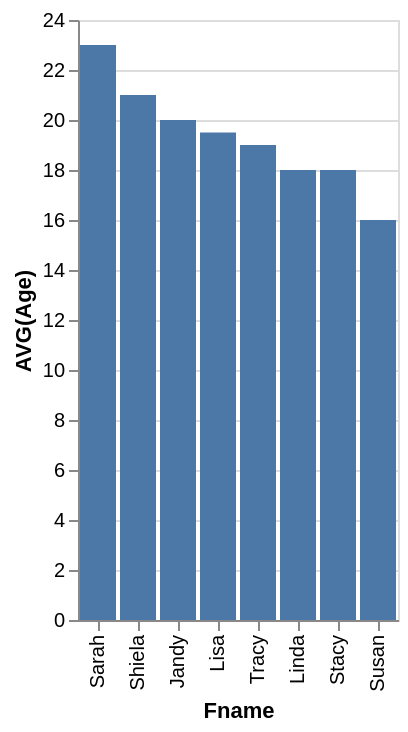

This figure's Vega-Lite source:
### Vega-Lite specification from a JSON file in a GitHub repository (floating-point values rounded to 4 significant figures)
{"data": {"values": [{"x_data": "Jandy", "y_data": 20}, {"x_data": "Linda", "y_data": 18}, {"x_data": "Lisa", "y_data": 19.5}, {"x_data": "Sarah", "y_data": 23}, {"x_data": "Shiela", "y_data": 21}, {"x_data": "Stacy", "y_data": 18}, {"x_data": "Susan", "y_data": 16}, {"x_data": "Tracy", "y_data": 19}]}, "mark": "bar", "encoding": {"x": {"field": "x_data", "type": "nominal", "title": "Fname", "sort": {"op": "sum", "field": "y_data", "order": "descending"}}, "y": {"field": "y_data", "type": "quantitative", "title": "AVG(Age)"}}}
